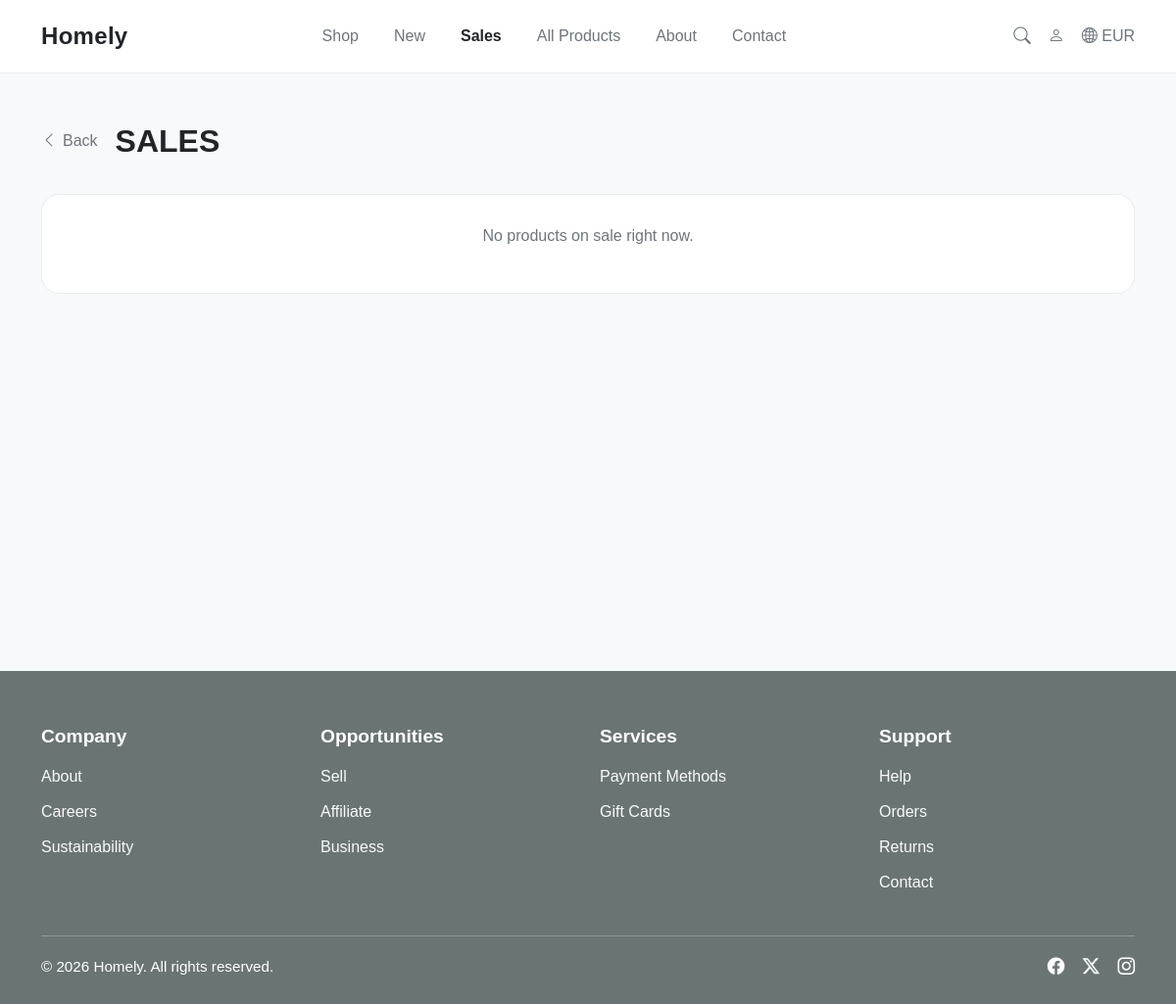
Before: /sales/ with the older database file.
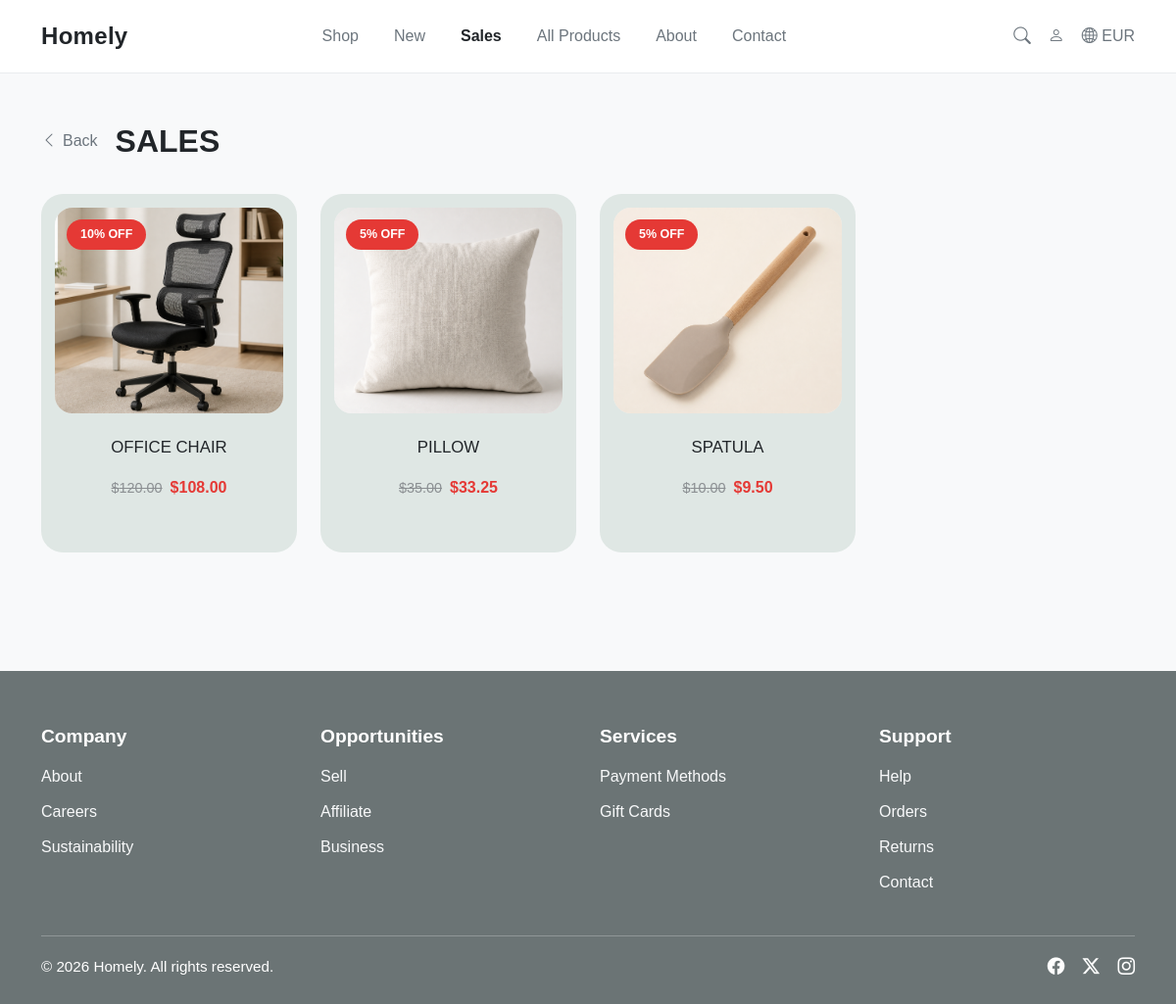
After: the same page with the newer database file.
### store/models.py (models this page shows, shortened)
class Product(models.Model):
    category = models.ForeignKey(Category, on_delete=models.CASCADE, related_name='products')
    name = models.CharField(max_length=150)
    description = models.TextField()
    price = models.DecimalField(max_digits=10, decimal_places=2)
    stock_quantity = models.PositiveIntegerField(default=0)
    image = models.ImageField(
        upload_to='products/',
        blank=True,
        null=True,
        validators=[validate_product_image]
    )
    discount = models.PositiveIntegerField(default=0)
    is_archived = models.BooleanField(default=False)
    created_at = models.DateTimeField(auto_now_add=True)
    updated_at = models.DateTimeField(auto_now=True)
    @property
    def final_price(self):
        if self.discount > 0:
            return self.price - (self.price * self.discount / 100)
        return self.price

### store/views.py (the view)
# urls.py: path('sales/', views.sales, name='sales'),
def sales(request):
    products = Product.objects.filter(discount__gt=0, is_archived=False).order_by('-discount')
    context = {
        'products': products,
    }
    return render(request, 'sales.html', context)

### store/templates/sales.html (shortened to what this page needs)
{% extends 'base.html' %}
{% load static %}
{% block extra_css %}
<link rel="stylesheet" href="{% static 'css/products.css' %}" />
{% endblock %}
{% block content %}
<div class="products-page">
  <div class="products-header">
    <a href="/" class="back-link">
      <i class="bi bi-chevron-left"></i>
      Back
    </a>
    <h1 class="products-title">SALES</h1>
  </div>
  <div class="row g-4">
    {% for product in products %}
    <div class="col-12 col-sm-6 col-lg-3">
      <a href="/product/{{ product.id }}/" class="product-card-link">
        <div class="product-card">
          <div class="product-image-wrapper">
            <span class="sale-badge image-sale-badge">
              {{ product.discount }}% OFF
            </span>
            {% if product.image %}
            <img
              src="{{ product.image.url }}"
              alt="{{ product.name }}"
              class="product-image"
            />
            {% else %}
            <div class="product-placeholder">
              <i class="bi bi-image"></i>
            </div>
            {% endif %}
          </div>
          <div class="product-card-body">
            <h3 class="product-name">{{ product.name }}</h3>
            <div class="product-price discount-price-row">
              <span class="old-price">${{ product.price|floatformat:2 }}</span>
              <span class="new-price">${{ product.final_price|floatformat:2 }}</span>
            </div>
          </div>
        </div>
      </a>
    </div>
    {% empty %}
    <div class="col-12">
      <div class="empty-products-box">
        <p>No products on sale right now.</p>
      </div>
    </div>
    {% endfor %}
  </div>
</div>
{% endblock %}

Changed rows visible on the page:
added Product: discount "10", image (picture), name "OFFICE CHAIR", price "120.00", final_price "108.00"
added Product: discount "5", image (picture), name "PILLOW", price "35.00", final_price "33.25"
added Product: discount "5", image (picture), name "SPATULA", price "10.00", final_price "9.50"
Other visible differences:
text no longer shown: "No products on sale right now."
